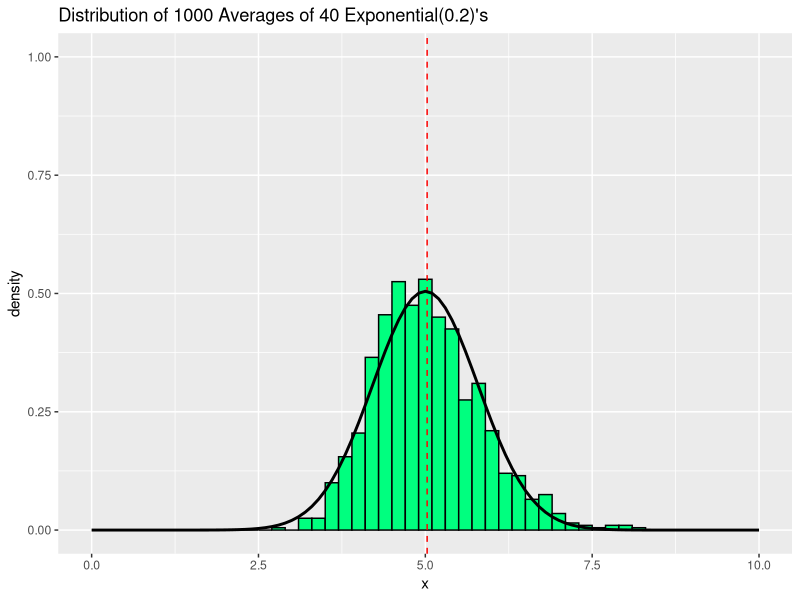
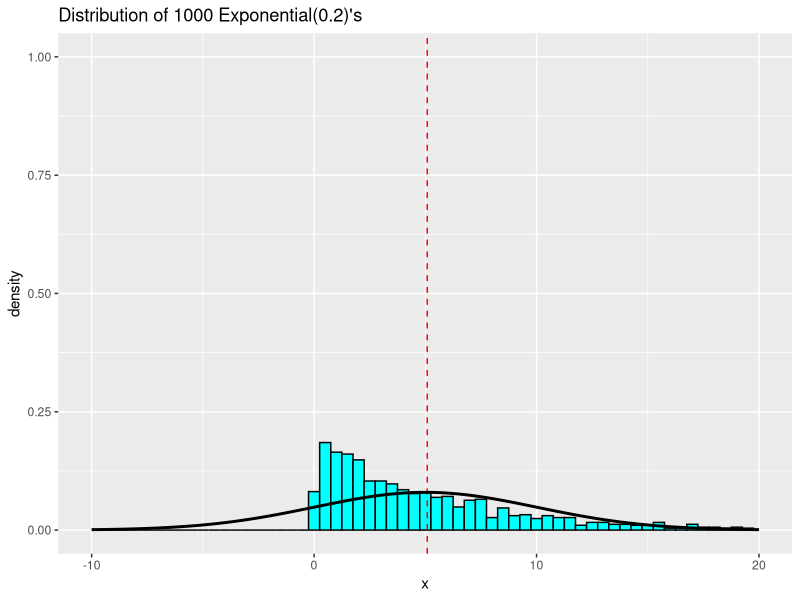

The R script that drew these images, in order:
## ---- chunk 1
# Code modified from the instructor's Rmd lecture file on topic 07: Asymptopia
library(ggplot2)
lambda <- 0.2  # pamaeter in exponential random variables
nosim <- 1000  # number of simulations
size <- 40    # sample size

# Put the rexp values in a matrix of nosim (1000) rows and size (40 or 1) columns.
# Then, take the mean over each row.
dat_avg <- data.frame(x = apply(matrix(rexp(size * nosim, lambda), nosim), 1, mean))
dat_one <- data.frame(x = apply(matrix(rexp( 1 * nosim, lambda), nosim), 1, mean))

# Plot for size = 40 and its approximated normal distribution
ggplot(dat_avg, aes(x)) + geom_histogram(binwidth = 0.2, color = "black",
    fill = "springgreen", aes(y = ..density..)) +
    geom_vline(xintercept = mean(dat_avg$x), color = "red", linetype = "dashed") +
    stat_function(fun = dnorm, size = 1, color = "black",
        args = list(mean = 1 / lambda, sd = 1 / (lambda * sqrt(size)))) +
    xlim(0, 10) + ylim(0, 1) +
    labs(title = paste("Distribution of ", nosim, " Averages of ", size,
        " Exponential(", lambda, ")'s", sep = ""))
## ---- chunk 2
c(mean(dat_avg$x), var(dat_avg$x))
## ---- chunk 3
c(1 / lambda, 1 / (lambda ^ 2 * size))
## ---- chunk 4
# Plot for size = 1 and its approximated normal distribution
ggplot(dat_one, aes(x)) + geom_histogram(binwidth = 0.5, color = "black",
    fill = "cyan", aes(y = ..density..)) +
    geom_vline(xintercept = mean(dat_one$x), color = "red", linetype = "dashed") +
    stat_function(fun = dnorm, size = 1, color = "black",
        args = list(mean = 1 / lambda, sd = 1 / (lambda * sqrt(1)))) + 
    xlim(-10, 20) + ylim(0, 1) +
    labs(title = paste("Distribution of ", nosim,
        " Exponential(", lambda, ")'s", sep = ""))
## ---- chunk 5
c(mean(dat_one$x), var(dat_one$x))
## ---- chunk 6
c(1 / lambda, 1 / (lambda ^ 2 * 1))
